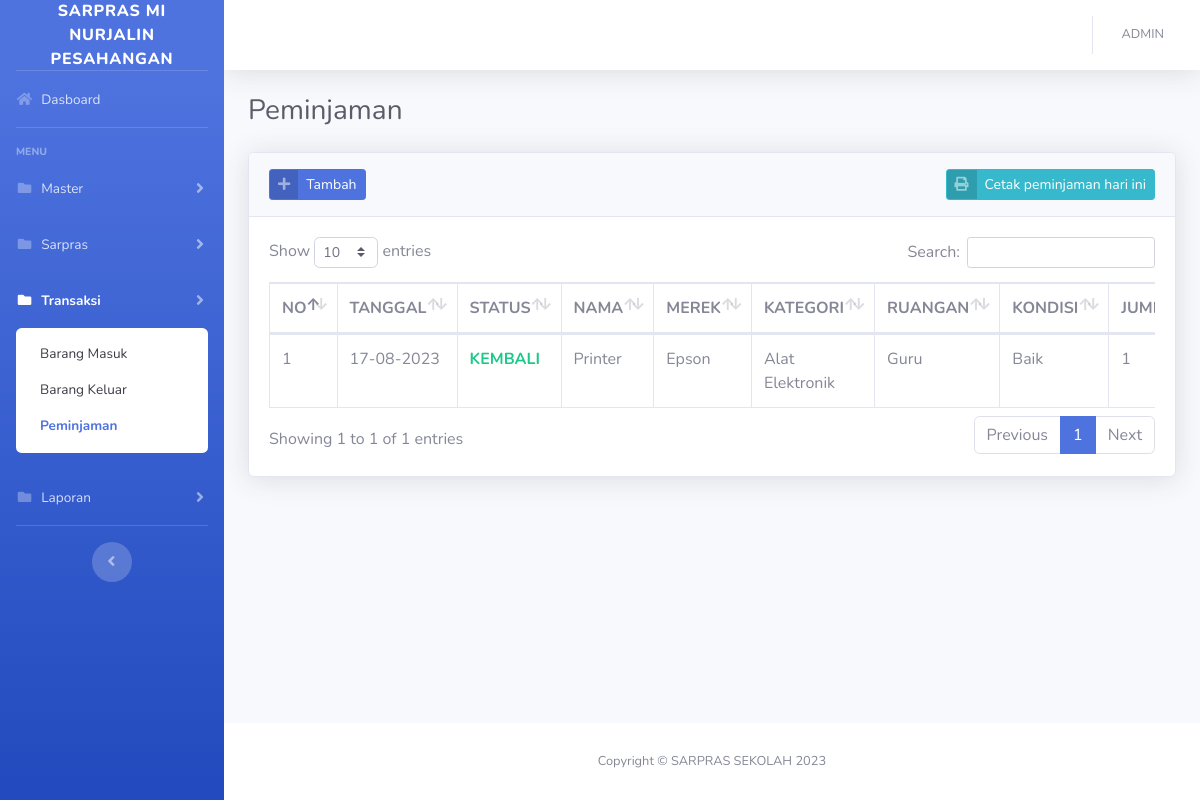
/?pinjam (signed in), run on the app's committed database.
### tables this page shows
CREATE TABLE `tb_transaksi` (
  `id_transaksi` int(11) NOT NULL,
  `id_barang` int(11) NOT NULL,
  `jenis_transaksi` enum('masuk','keluar','pinjam') NOT NULL,
  `status` enum('belum','selesai') NOT NULL,
  `jumlah` varchar(255) NOT NULL,
  `tanggal` date NOT NULL,
  `keterangan_transaksi` varchar(255) NOT NULL
);

CREATE TABLE `tb_barang` (
  `id_barang` int(11) NOT NULL,
  `id_merek` int(11) NOT NULL,
  `id_kategori` int(11) NOT NULL,
  `id_ruangan` int(11) NOT NULL,
  `id_kondisi` int(11) NOT NULL,
  `jumlah_awal` varchar(255) NOT NULL,
  `nama_barang` varchar(255) NOT NULL,
  `keterangan_barang` varchar(255) NOT NULL,
  `tanggal_barang` date NOT NULL DEFAULT current_timestamp()
);

CREATE TABLE `tb_merek` (
  `id_merek` int(11) NOT NULL,
  `nama_merek` varchar(255) NOT NULL,
  `keterangan` varchar(255) NOT NULL
);

CREATE TABLE `tb_kategori` (
  `id_kategori` int(11) NOT NULL,
  `nama_kategori` varchar(255) NOT NULL,
  `keterangan` varchar(255) NOT NULL
);

CREATE TABLE `tb_ruangan` (
  `id_ruangan` int(11) NOT NULL,
  `nama_ruangan` varchar(255) NOT NULL,
  `keterangan` varchar(255) NOT NULL
);

CREATE TABLE `tb_kondisi` (
  `id_kondisi` int(11) NOT NULL,
  `nama_kondisi` varchar(255) NOT NULL,
  `keterangan` varchar(255) NOT NULL
);

### config/function.php (the view, shortened to what this page needs)
<?php
function base_url(){
    $base_url= ((isset($_SERVER['HTTPS']) && $_SERVER['HTTPS'] == "on") ? "https" : "http");
    $base_url.= "://".$_SERVER['HTTP_HOST'];
    $base_url.= str_replace(basename($_SERVER['SCRIPT_NAME']),"",$_SERVER['SCRIPT_NAME']);
    return $base_url;
}
?>

### config/function.php (the view, shortened to what this page needs)
<?php
function base_url(){
    $base_url= ((isset($_SERVER['HTTPS']) && $_SERVER['HTTPS'] == "on") ? "https" : "http");
    $base_url.= "://".$_SERVER['HTTP_HOST'];
    $base_url.= str_replace(basename($_SERVER['SCRIPT_NAME']),"",$_SERVER['SCRIPT_NAME']);
    return $base_url;
}
?>

### views/transaksi/pinjam.php (shortened to what this page needs)
<div class="container-fluid">
    <div class="d-sm-flex align-items-center justify-content-between mb-4">
        <h1 class="h3 mb-0 text-gray-800">Peminjaman</h1>
    </div>
    <div class="card shadow mb-4">
        <div class="card-header py-3">
            <a href="#" class="btn btn-primary btn-icon-split btn-sm" data-toggle="modal" data-target="#pinjamModal" onclick="submit('add', '<?= $_SESSION['id'] ?>')">
                <span class="icon text-white-50">
                    <i class="fas fa-plus"></i>
                </span>
                <span class="text">Tambah</span>
            </a>
            <a href="<?=base_url();?>process/cetak_laporan_pinjam_today.php" target="_blank"
                class="btn btn-info btn-icon-split btn-sm float-right">
                <span class="icon text-white-50">
                    <i class="fas fa-print"></i>
                </span>
                <span class="text">Cetak peminjaman hari ini</span>
            </a>
        </div>
        <div class="card-body">
            <div class="table-responsive">
                <table class="table table-bordered table-hover" id="dataTable" width="100%" cellspacing="0">
                    <thead>
                        <tr>
                            <th width="5">NO</th>
                            <th>TANGGAL</th>
                            <th>STATUS</th>
                            <th>NAMA</th>
                            <th>MEREK</th>
                            <th>KATEGORI</th>
                            <th>RUANGAN</th>
                            <th>KONDISI</th>
                            <th>JUMLAH</th>
                        </tr>
                    </thead>
                    <tbody>
                        <?php
                        $n=1;
                        $query = mysqli_query($con,"SELECT * FROM tb_transaksi LEFT JOIN tb_barang ON tb_transaksi.id_barang = tb_barang.id_barang LEFT JOIN tb_merek ON tb_merek.id_merek = tb_barang.id_merek LEFT JOIN tb_kategori ON tb_kategori.id_kategori = tb_barang.id_kategori LEFT JOIN tb_ruangan ON tb_ruangan.id_ruangan = tb_barang.id_ruangan LEFT JOIN tb_kondisi ON tb_kondisi.id_kondisi = tb_barang.id_kondisi WHERE jenis_transaksi = 'pinjam' ORDER BY tanggal ASC")or die(mysqli_error($con));
                        while($row = mysqli_fetch_array($query)):
                        ?>
                        <tr>
                            <td><?= $n++; ?></td>
                            <td><?= date('d-m-Y',strtotime($row['tanggal'])); ?></td>
                            <td class="font-weight-bold <?= $row['status'] != 'selesai' ? 'text-danger' : 'text-success'; ?>"><?= $row['status'] != 'selesai' ? "DIPINJAM" : "KEMBALI"; ?></td>
                            <td><?= $row['nama_barang']; ?></td>
                            <td><?= $row['nama_merek']; ?></td>
                            <td><?= $row['nama_kategori']; ?></td>
                            <td><?= $row['nama_ruangan']; ?></td>
                            <td><?= $row['nama_kondisi']; ?></td>
                            <td><?= $row['jumlah']; ?></td>
                        </tr>
                        <?php endwhile; ?>
                    </tbody>
                </table>
            </div>
        </div>
    </div>
</div>

### data on the page
tb_transaksi: tanggal "17-08-2023", status "KEMBALI", id_barang.nama_barang "Printer", tb_merek.nama_merek "Epson", tb_kategori.nama_kategori "Alat Elektronik", tb_ruangan.nama_ruangan "Guru", tb_kondisi.nama_kondisi "Baik", jumlah "1"

### other printed values
$_SESSION['username'] "ADMIN"
